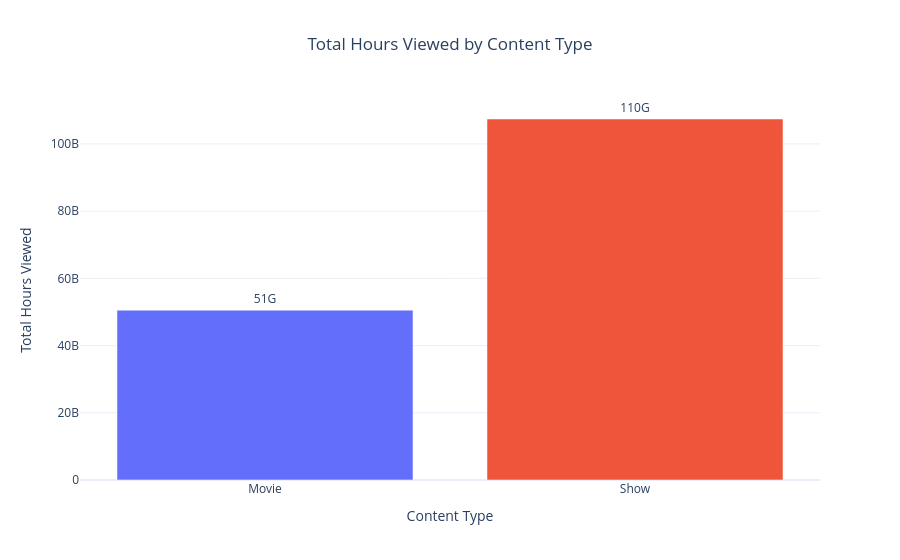

Here is the notebook cell this chart was saved with:
### Markdown cell above
### Visualization: Audience Engagement by Content Type

The following visualization compares the total audience engagement generated by Movies and TV Shows based on cumulative viewing hours.

### Code cell
# Visualize total viewing hours by content type

fig = px.bar(
    content_performance,
    x="Content Type",
    y="Total_Hours_Viewed",
    color="Content Type",
    text="Total_Hours_Viewed",
    title="Total Hours Viewed by Content Type",
    labels={
        "Content Type": "Content Type",
        "Total_Hours_Viewed": "Total Hours Viewed"
    }
)

fig.update_traces(
    texttemplate="%{text:.2s}",
    textposition="outside"
)

fig.update_layout(
    template="plotly_white",
    showlegend=False,
    title_x=0.5
)

fig.show()

### Figure 1 — Plotly figure (JSON) as saved in the notebook; plotly's stock layout.template omitted (floating-point values rounded to 4 significant figures)
{"data": [{"alignmentgroup": "True", "hovertemplate": "Content Type=%{x}<br>Total Hours Viewed=%{text}<extra></extra>", "legendgroup": "Movie", "marker": {"color": "#636efa", "pattern": {"shape": ""}}, "name": "Movie", "offsetgroup": "Movie", "orientation": "v", "showlegend": true, "text": [50543800000], "textposition": "outside", "texttemplate": "%{text:.2s}", "type": "bar", "x": ["Movie"], "xaxis": "x", "y": [50543800000], "yaxis": "y"}, {"alignmentgroup": "True", "hovertemplate": "Content Type=%{x}<br>Total Hours Viewed=%{text}<extra></extra>", "legendgroup": "Show", "marker": {"color": "#EF553B", "pattern": {"shape": ""}}, "name": "Show", "offsetgroup": "Show", "orientation": "v", "showlegend": true, "text": [107426900000], "textposition": "outside", "texttemplate": "%{text:.2s}", "type": "bar", "x": ["Show"], "xaxis": "x", "y": [107426900000], "yaxis": "y"}], "layout": {"barmode": "relative", "legend": {"title": {"text": "Content Type"}, "tracegroupgap": 0}, "showlegend": false, "title": {"text": "Total Hours Viewed by Content Type", "x": 0.5}, "xaxis": {"anchor": "y", "categoryarray": ["Movie", "Show"], "categoryorder": "array", "domain": [0, 1], "title": {"text": "Content Type"}}, "yaxis": {"anchor": "x", "domain": [0, 1], "title": {"text": "Total Hours Viewed"}}}}
